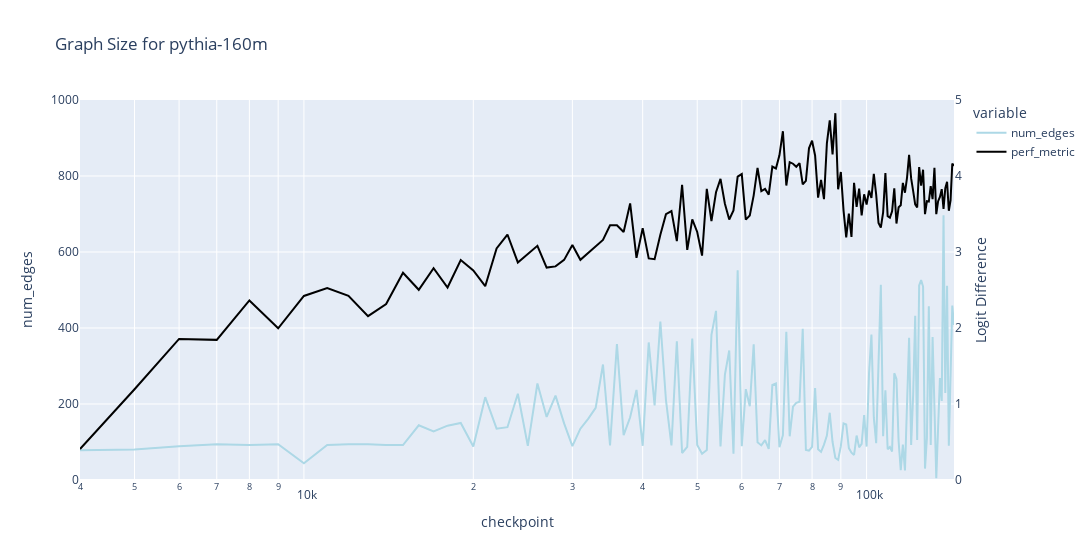

Notebook code cell kept with this figure:
### Markdown cell above
### Graph Size

### Code cell
plot_graph_metric(subgraph_df, 'num_edges', perf_metric_dict, f'Graph Size for {MODEL_NAME}', y_range=1000, x_axis_col='checkpoint', log_x=True)

### Figure 1 — Plotly figure (JSON) as saved in the notebook; plotly's stock layout.template omitted (floating-point values rounded to 4 significant figures; data arrays with more than 128 entries replaced by an {"elided": "..."} marker saying what was removed)
{"data": [{"hovertemplate": "variable=num_edges<br>checkpoint=%{x}<br>value=%{y}<extra></extra>", "legendgroup": "num_edges", "line": {"color": "lightblue", "dash": "solid"}, "marker": {"symbol": "circle"}, "mode": "lines", "name": "num_edges", "orientation": "v", "showlegend": true, "type": "scatter", "x": {"elided": "140 int values"}, "xaxis": "x", "y": {"elided": "140 int values"}, "yaxis": "y"}, {"line": {"color": "black"}, "mode": "lines", "name": "perf_metric", "type": "scatter", "x": {"elided": "140 int values"}, "y": {"elided": "140 float values"}, "yaxis": "y2"}], "layout": {"legend": {"title": {"text": "variable"}, "tracegroupgap": 0}, "title": {"text": "Graph Size for pythia-160m"}, "width": 1200, "xaxis": {"anchor": "y", "domain": [0, 1], "title": {"text": "checkpoint"}, "type": "log"}, "yaxis": {"anchor": "x", "domain": [0, 1], "range": [0, 1000], "title": {"text": "num_edges"}}, "yaxis2": {"overlaying": "y", "range": [0, 5], "showgrid": false, "side": "right", "title": {"text": "Logit Difference"}}}}
